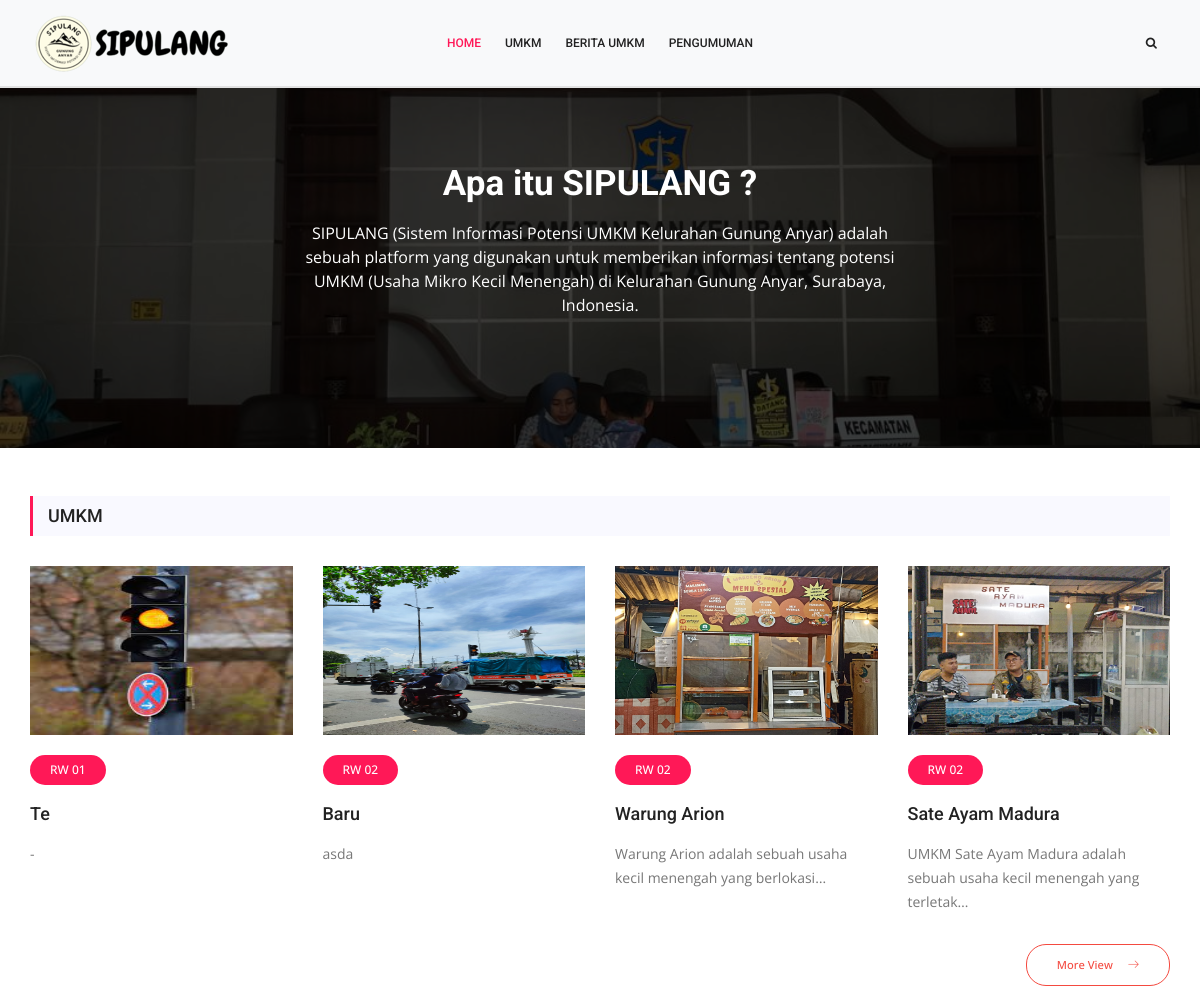
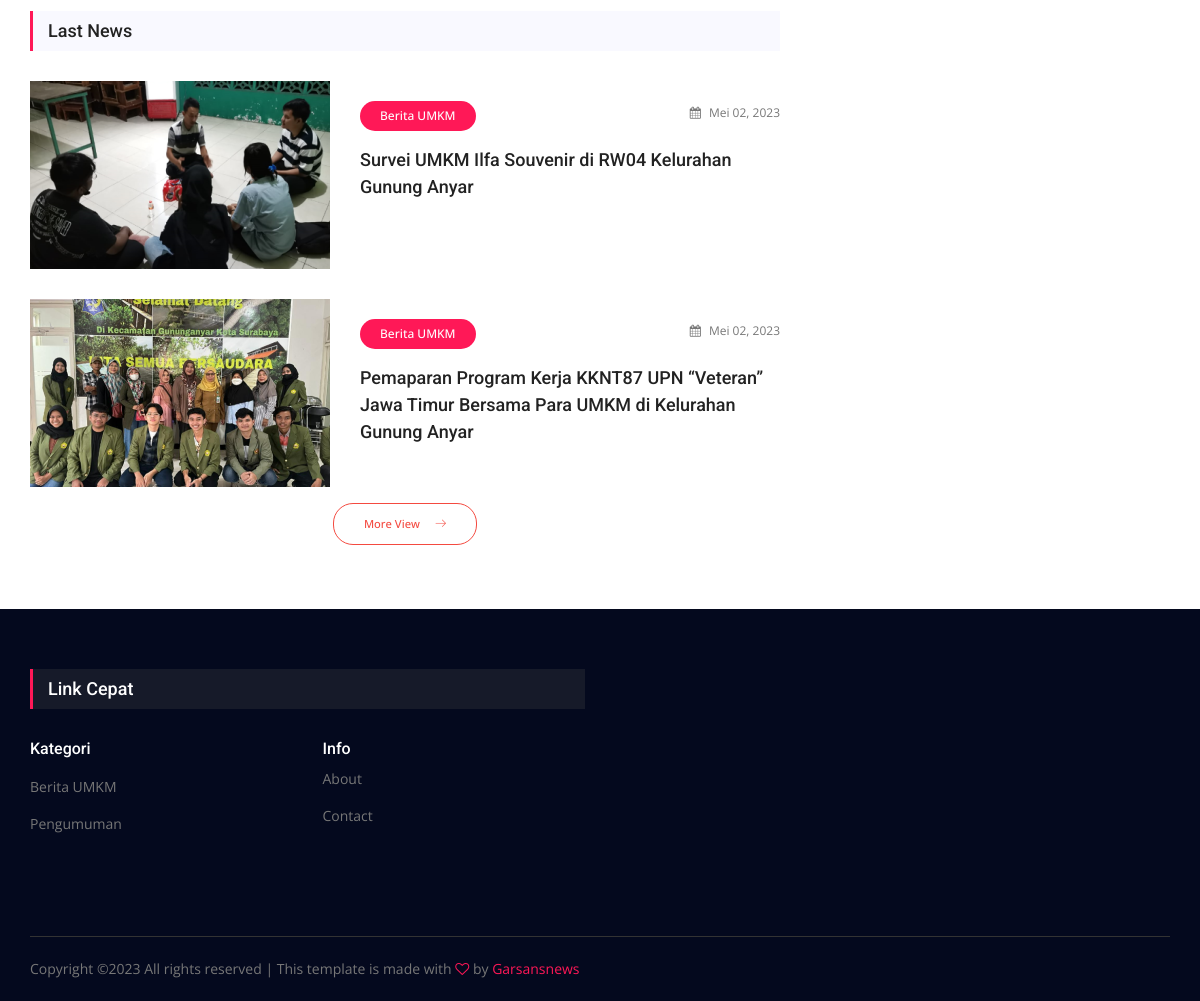
The page / on the database its author committed (2 pictures, top to bottom).
### tables this page shows
CREATE TABLE `category` (
  `id` int(11) NOT NULL,
  `category_name` varchar(100) NOT NULL,
  `slug` varchar(255) NOT NULL,
  `is_active` char(1) NOT NULL
);

CREATE TABLE `posting` (
  `id` int(11) NOT NULL,
  `title` varchar(255) NOT NULL,
  `seo_title` varchar(255) NOT NULL,
  `content` text NOT NULL,
  `featured` char(1) NOT NULL,
  `choice` char(1) NOT NULL,
  `thread` char(1) NOT NULL,
  `id_category` int(11) NOT NULL,
  `photo` varchar(255) NOT NULL,
  `is_active` char(1) NOT NULL,
  `date` date NOT NULL
);

### application/controllers/Home.php (called while the page is built, shortened)
<?php
class Home extends CI_Controller {
   public function __construct()
   {
      $this->load->model('identity_model', 'identity', true);
      $this->load->model('banner_model', 'banner', true);
      $this->load->model('posting_model', 'posting', true);
      $this->load->model('category_model', 'category', true);
		$this->load->model('umkm_model', 'umkm', true);
   }
   public function index()
   {
      $data['favicon']     = $this->identity->getIdentity();
      $data['title']       = 'Home';
      $data['umkm']      = $this->umkm->getLastUMKM();
      $data['lastNews']    = $this->posting->getLastNews();
      $data['category']    = $this->category->getCategory();
      $data['page'] = 'home';
      $this->load->view('front/layouts/app', $data);
   }
}

### index.php (called while the page is built, shortened)
<?php
require_once BASEPATH.'core/CodeIgniter.php';

### application/models/Category_model.php (called while the page is built, shortened)
<?php
class Category_model extends CI_Model {
   private $table = 'category';
   public function getCategory()
   {
      return $this->db->get($this->table)->result();
   }
}

### application/models/Umkm_model.php (called while the page is built, shortened)
<?php
class Umkm_model extends CI_Model {
	public function getLastUMKM(){
		$this->db->order_by('created_at', 'DESC');
		$this->db->limit(4);
		return $this->db->get('view_umkm')->result();
	}
}

### application/models/Posting_model.php (called while the page is built, shortened)
<?php
class Posting_model extends CI_Model {
   public function getLastNews()
   {
      $this->db->from('posting');
      $this->db->join('category', 'category.id = posting. id_category');
      $this->db->where('posting.is_active', 'Y');
      $this->db->order_by('posting.id', 'desc');
      $this->db->limit(4);
      return $this->db->get()->result();
   }
}

### application/helpers/dateindo_helper.php (called while the page is built, shortened)
<?php
function mediumdate_indo($tgl){
   $ubah = gmdate($tgl, time()+60*60*8);
   $pecah = explode("-",$ubah);
   $tanggal = $pecah[2];
   $bulan = medium_bulan($pecah[1]);
   $tahun = $pecah[0];
   return $bulan . ' ' . $tanggal . ', ' . $tahun;
}
function medium_bulan($bln){
   switch ($bln)
   {
      case 5:
         return "Mei";
         break;
   }
}

### application/views/front/pages/home.php (the view, shortened to what this page needs)
<div class="align-items-center my-5 img-carousel">
	<img class="img-fluid mb-0"  src="<?= base_url("images/brand/header.jpeg") ?>" alt="">
	<div class="image-text text-white">
	<h3 class="font-weight-bold mb-3">Apa itu SIPULANG ?</h3>
	<p>SIPULANG (Sistem Informasi Potensi UMKM Kelurahan Gunung Anyar) adalah sebuah platform yang digunakan untuk memberikan informasi tentang potensi UMKM (Usaha Mikro Kecil Menengah) di Kelurahan Gunung Anyar, Surabaya, Indonesia.</p>
	</div>
</div>
<section class="choice_area mt-4">
   <div class="container">
      <div class="main_title2">
         <h2>UMKM	</h2>
      </div>
      <div class="row choice_inner">
         <?php foreach($umkm as $c) : ?>
            <div class="col-lg-3">
               <div class="choice_item">
                  <img class="img-fluid choice" src="<?= base_url("images/umkm/$c->cover") ?>" alt="">
                  <div class="choice_text">
                     <div class="date">
                        <a class="gad_btn" href="<?= base_url("umkm/rw/".$c->id_rw) ?>">RW <?= $c->rw ?></a>
                     </div>
                     <a href="<?= base_url("umkm/detail/$c->id") ?>"
                        ><h4><?= $c->nama_umkm ?></h4>
                     </a>
                     <p><?= character_limiter($c->deskripsi, 100) ?></p>
                  </div>
               </div>
            </div>
         <?php endforeach ?>
			<div class="col-lg-12 more-btn-umkm">
        <div class="mb-2">
		  <a href="<?= base_url('umkm') ?>" class="genric-btn danger-border circle arrow">More View<span class="lnr lnr-arrow-right"></span></a>
        </div>
    </div>
      </div>
   </div>
</section>
<section class="news_area mt-5">
   <div class="container">
      <div class="row">
         <div class="col-lg-8">
            <div class="main_title2">
               <h2>Last News</h2>
            </div>
            <div class="latest_news">
               <?php foreach($lastNews as $ln)  :?>
                  <div class="media">
                     <div class="d-flex">
                        <img class="img-fluid" src="<?= base_url("images/posting/medium/$ln->photo") ?>" alt="">
                     </div>
                     <div class="media-body">
                        <div class="choice_text">
                           <div class="date">
                              <a class="gad_btn" href="<?= base_url("blog/category/$ln->slug") ?>"><?= $ln->category_name ?></a>
                              <a href="<?= base_url("blog/read/$ln->seo_title") ?>" class="float-right"><i class="fa fa-calendar" aria-hidden="true">
                                 </i><?= mediumdate_indo($ln->date) ?>
                              </a>
                           </div>
                           <a href="<?= base_url("blog/read/$ln->seo_title") ?>">
                              <h4><?= $ln->title ?></h4>
                           </a>
                        </div>
                     </div>
                  </div>
               <?php endforeach ?>
            </div>
            <div class="row my-3">
               <div class="col text-center">
                  <a href="<?= base_url('blog') ?>" class="genric-btn danger-border circle arrow">More View<span class="lnr lnr-arrow-right"></span></a>
               </div>
            </div>
         </div>
      </div>
   </div>
</section>

### application/views/front/layouts/app.php (shortened to what this page needs)
<!doctype html>
<html lang="en">
	<head>
		<link href="<?= base_url() ?>assets/front/css/bootstrap.css" rel="stylesheet">
		<link href="<?= base_url() ?>assets/front/vendors/linericon/style.css" rel="stylesheet">
		<link href="<?= base_url() ?>assets/front/css/font-awesome.min.css" rel="stylesheet">
		<link href="<?= base_url() ?>assets/front/vendors/owl-carousel/owl.carousel.min.css" rel="stylesheet">
		<link href="<?= base_url() ?>assets/front/vendors/lightbox/simpleLightbox.css" rel="stylesheet">
		<link href="<?= base_url() ?>assets/front/vendors/nice-select/css/nice-select.css" rel="stylesheet">
		<link href="<?= base_url() ?>assets/front/vendors/animate-css/animate.css" rel="stylesheet">
		<link href="<?= base_url() ?>assets/front/vendors/jquery-ui/jquery-ui.css" rel="stylesheet">
		<link href="<?= base_url() ?>assets/front/css/style.css?v=2" rel="stylesheet">
		<link href="css/responsive.css" rel="stylesheet">
	</head>
	<body>
		<?php $this->load->view('front/layouts/_navbar') ?>
		<?php $this->load->view('front/pages/' . $page) ?>
		<?php $this->load->view('front/layouts/_footer') ?>
   </body>
</html>

### application/views/front/layouts/_navbar.php (shortened to what this page needs)
<?php
   $navbar   = $this->category->getCategory();
	$sub 	 = $this->uri->segment(1);
   $category = $this->uri->segment(3);
?>
<nav class="navbar navbar-light navbar-expand-lg navbar-light bg-light fixed-top home">
   <div class="container">
      <a href="<?= base_url() ?>" class="navbar-brand d-flex w-50 mr-auto">
      <img src="<?= base_url('images/brand/logo-via-logohub.png') ?>" alt="">
      </a>
      <div class="navbar-collapse collapse w-100" id="collapsingNavbar3">
         <ul class="navbar-nav w-100 justify-content-center">
				  <li class="nav-item <?=empty($sub) ? 'active' :'' ?>">
                  <a class="nav-link " href="<?= base_url("") ?>">Home</a>
               </li>
					<li class="nav-item <?=$sub == 'umkm' ? 'active' :'' ?>">
                  <a class="nav-link" href="<?= base_url("umkm") ?>">UMKM</a>
               </li>
            <?php foreach($navbar as $n) : ?>
               <li class="nav-item <?php if($n->slug === $category ) { echo "active"; } ?> ">
                  <a class="nav-link" href="<?= base_url("blog/category/$n->slug") ?>"><?= $n->category_name ?></a>
               </li>
            <?php endforeach ?>
         </ul>
         <ul class="nav navbar-nav ml-auto w-100 justify-content-end">
            <li class="nav-item">
               <a class="nav-link" onclick="openSearch()">
                  <i class="fa fa-search"></i>
               </a>
            </li>
         </ul>
      </div>
   </div>
</nav>

### application/views/front/layouts/_footer.php
<footer class="footer-area mt-5">
   <div class="container">
      <div class="row f_widgets_inner">
         <div class="col-lg-6 col-md-6 col-sm-6">
            <div class="single-footer-widget">
                  <div class="f_title">
                  <h3>Link Cepat
                  </h3>
                  </div>
                  <div class="row">
                     <div class="col-6">
                        <h5 style="color: white">Kategori</h5>
                        <ul class="list mt-3">
                           <?php foreach($category as $c) : ?>
                              <li><a href="<?= base_url("blog/category/$c->slug") ?>"><?= $c->category_name ?></a></li>
                           <?php endforeach ?>
                        </ul>
                     </div>
                     <div class="col-6">
                        <h5 style="color: white">Info</h5>
                        <ul class="list">
                              <li><a href="<?= base_url('contact') ?>">About</a></li>
                              <li><a href="#">Contact</a></li>
                        </ul>
                     </div>
                  </div>
            </div>
         </div>
      </div>
      <div class="row footer-bottom d-flex justify-content-between align-items-center">
         <div class="col-lg-12">
            <div class="f_boder"></div>
         </div>
         <p class="col-lg-8 col-md-8 footer-text">
Copyright &copy;<script>document.write(new Date().getFullYear());</script> All rights reserved | This template is made with <i class="fa fa-heart-o" aria-hidden="true"></i> by <a href="https://colorlib.com" target="_blank">Garsansnews</a>
</p>
      </div>
   </div>
</footer>

### rows shown on the page
category: category_name "BERITA UMKM", category_name "Berita UMKM"
category: category_name "PENGUMUMAN", category_name "Pengumuman"
posting: photo (picture), id_category.category_name "Berita UMKM", date "Mei 02, 2023", title "Survei UMKM Ilfa Souvenir di RW04 Kelurahan Gunung Anyar"
posting: photo (picture), id_category.category_name "Berita UMKM", date "Mei 02, 2023", title "Pemaparan Program Kerja KKNT87 UPN “Veteran” Jawa Timur Bersama Para UMKM di Kelurahan Gunung Anyar"

### other values the page prints
$c->rw "01"
$c->nama_umkm "Te"
character_limiter($c->deskripsi, 100) "-"
$c->rw "02"
$c->nama_umkm "Baru"
character_limiter($c->deskripsi, 100) "asda"
$c->nama_umkm "Warung Arion"
character_limiter($c->deskripsi, 100) "Warung Arion adalah sebuah usaha kecil menengah yang berlokasi…"
$c->nama_umkm "Sate Ayam Madura"
character_limiter($c->deskripsi, 100) "UMKM Sate Ayam Madura adalah sebuah usaha kecil menengah yang terletak…"
